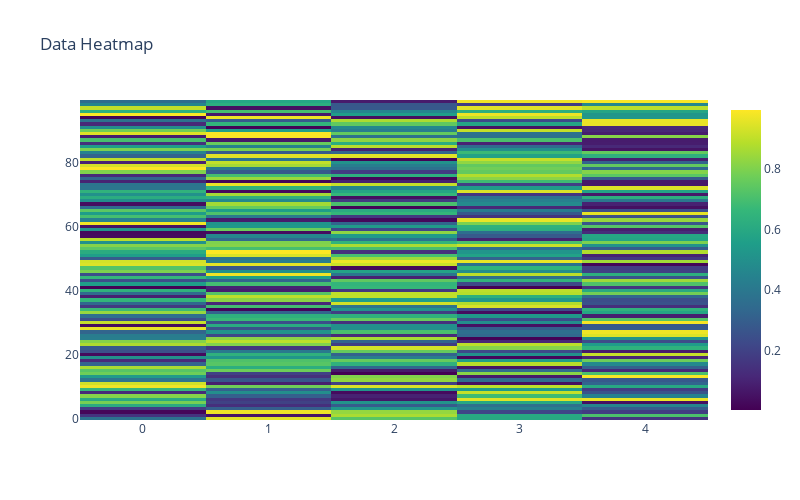

Here is the notebook cell this chart was saved with:
### Markdown cell above
#### Generate synthetic data

### Code cell
np.random.seed(42)
data = np.random.rand(100,5)   


vis = DataVisualization(data, plot_technique='heatmap', heatmap_color='viridis')
vis.fit()  
vis.show()

### Figure 1 — Plotly figure (JSON) as saved in the notebook; plotly's stock layout.template omitted (floating-point values rounded to 4 significant figures; data arrays with more than 128 entries replaced by an {"elided": "..."} marker saying what was removed)
{"data": [{"colorscale": [[0, "#440154"], [0.1111, "#482878"], [0.2222, "#3e4989"], [0.3333, "#31688e"], [0.4444, "#26828e"], [0.5556, "#1f9e89"], [0.6667, "#35b779"], [0.7778, "#6ece58"], [0.8889, "#b5de2b"], [1, "#fde725"]], "type": "heatmap", "z": {"elided": "100x5 float values"}}], "layout": {"height": 500, "title": {"text": "Data Heatmap"}, "width": 800}}
